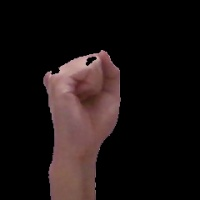
#> input picture dataset/0/hand_1779879946904.jpg, 200 x 200 px; its folder holds only this picture in this run
$ python train_model.py
#> lines starting #> are read from the running program, lines starting #| are printed output that depends on the picture; after the words box and inside, x2 and y2 are one past the last pixel; in counts of white or black regions, pixels touching at a corner belong together
#> in audit_dataset, `gray = cv2.imread(path, cv2.IMREAD_GRAYSCALE)`:
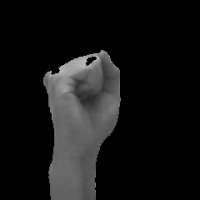
#> gray: shape (200, 200); min 0, max 188, mean 20.8
### dataset_utils.py
"""
Preprocessing citra tangan & audit kualitas dataset.
Dipakai oleh train_model.py dan app.py agar input CNN konsisten.
"""
import os
from datetime import datetime

import cv2
import numpy as np

# Ambang kualitas gambar (setelah center + resize 64x64)
MIN_HAND_PIXELS = 280
MAX_HAND_PIXEL_RATIO = 0.72
MIN_MEAN_BRIGHTNESS = 8.0
MAX_MEAN_BRIGHTNESS = 75.0
HAND_CANVAS_PAD_RATIO = 0.18
TARGET_HAND_MEAN = 42.0


def center_hand_gray(gray):
    """Pusatkan blob tangan di canvas persegi — posisi konsisten untuk CNN."""
    if gray is None:
        return None
    if gray.ndim == 3:
        gray = cv2.cvtColor(gray, cv2.COLOR_BGR2GRAY)
    h, w = gray.shape[:2]
#> h = 200; w = 200
    nz = cv2.findNonZero(gray)
#> nz = contour of 8806 points, box (x1, y1, x2, y2) (40, 48, 128, 200), area 1332
    if nz is None:
        return gray.copy()
    x, y, bw, bh = cv2.boundingRect(nz)
#> x = 40; y = 48; bw = 88; bh = 152
    hand = gray[y:y + bh, x:x + bw]
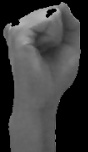
#> hand: shape (152, 88); min 0, max 188, mean 62.1
    side = max(bw, bh, 1)
#> side = 152
    pad = max(4, int(side * HAND_CANVAS_PAD_RATIO))
#> pad = 27
    canvas_side = side + 2 * pad
#> canvas_side = 206
    canvas = np.zeros((canvas_side, canvas_side), dtype=gray.dtype)
    yo = pad + (side - bh) // 2
#> yo = 27
    xo = pad + (side - bw) // 2
#> xo = 59
    canvas[yo:yo + bh, xo:xo + bw] = hand
#> in preprocess_gray_for_cnn, `resized = cv2.resize(centered, (img_size, img_size), interpolation=cv2..`:
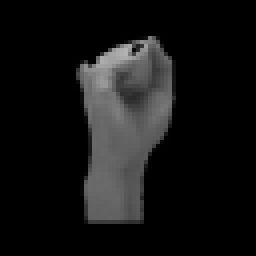
#> resized: shape (64, 64) (shown 4 times larger); min 0, max 179, mean 19.6
    return canvas


def normalize_hand_brightness(gray_uint8):
    """Samakan kecerahan tangan agar model fokus bentuk, bukan terang/gelap."""
    out = gray_uint8.astype(np.float32)
    mask = out > 8
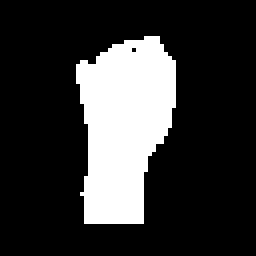
#> mask: shape (64, 64) bool (shown 4 times larger); 20.9% white; 1 white region, box (x1, y1, x2, y2) and area: (19, 9, 44, 56) 857
    if not np.any(mask):
        return gray_uint8
    mean = float(out[mask].mean())
#> mean = 93.4
    if mean < 1.0:
        return gray_uint8
    out = np.clip(out * (TARGET_HAND_MEAN / mean), 0, 255)
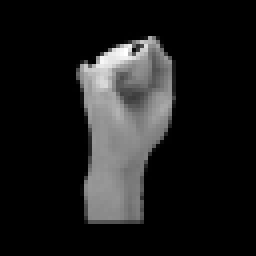
#> out: shape (64, 64) float32 (shown 4 times larger); min 0, max 80.49, mean 8.8; drawn with min black and max white
    return out.astype(np.uint8)
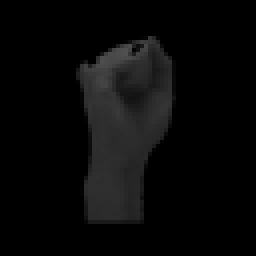
#> returned value: shape (64, 64) (shown 4 times larger); min 0, max 80, mean 8.7


def preprocess_gray_for_cnn(gray, img_size=64):
    """Center → resize → samakan brightness → normalisasi 0–1."""
    centered = center_hand_gray(gray)
    if centered is None:
        return None
    resized = cv2.resize(centered, (img_size, img_size), interpolation=cv2.INTER_AREA)
    resized = normalize_hand_brightness(resized)
    return resized.astype(np.float32) / 255.0


def analyze_gray_sample(gray64):
    """Analisis kualitas satu gambar 64x64 uint8."""
    if gray64 is None:
        return {"ok": False, "issues": ["unreadable"]}
    if gray64.dtype != np.uint8:
        gray64 = np.clip(gray64, 0, 255).astype(np.uint8)
    nonzero = int(cv2.countNonZero(gray64))
#> nonzero = 874
    total = gray64.shape[0] * gray64.shape[1]
#> total = 4096
    ratio = nonzero / total
#> ratio = 0.213
    hand_mask = gray64 > 8
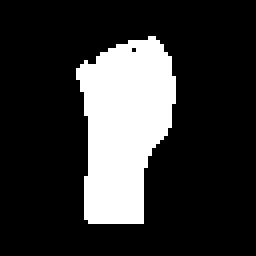
#> hand_mask: shape (64, 64) bool (shown 4 times larger); 20.4% white; 1 white region, box (x1, y1, x2, y2) and area: (19, 9, 44, 56) 835
    hand_mean = float(np.mean(gray64[hand_mask])) if np.any(hand_mask) else 0.0
#> hand_mean = 42.43
    issues = []
    if nonzero < MIN_HAND_PIXELS:
        issues.append("tangan_terlalu_kecil")
    if ratio > MAX_HAND_PIXEL_RATIO:
        issues.append("mask_kebesaran")
    if hand_mean < MIN_MEAN_BRIGHTNESS:
        issues.append("terlalu_gelap")
    if hand_mean > MAX_MEAN_BRIGHTNESS:
        issues.append("terlalu_terang")
    return {
        "ok": len(issues) == 0,
        "issues": issues,
        "nonzero": nonzero,
        "ratio": ratio,
        "mean": hand_mean,
    }


def audit_dataset(dataset_dir, alphabet, img_size=64):
    """Scan semua gambar; laporkan statistik & file bermasalah."""
    per_class = {}
    bad_files = []
    all_means = []
    total = 0

    for char in alphabet:
        char_dir = os.path.join(dataset_dir, char)
        if not os.path.isdir(char_dir):
            per_class[char] = {"count": 0, "bad": 0, "mean_avg": 0.0}
            continue
        files = [
            f for f in os.listdir(char_dir)
            if f.lower().endswith((".jpg", ".jpeg", ".png"))
        ]
        means = []
        bad = 0
        for file_name in files:
            path = os.path.join(char_dir, file_name)
            gray = cv2.imread(path, cv2.IMREAD_GRAYSCALE)
            if gray is None:
                bad += 1
                bad_files.append({"char": char, "file": file_name, "issues": ["unreadable"]})
                continue
            proc = preprocess_gray_for_cnn(gray, img_size)
            if proc is None:
                bad += 1
                bad_files.append({"char": char, "file": file_name, "issues": ["preprocess_gagal"]})
                continue
            gray64 = (proc * 255).astype(np.uint8)
            info = analyze_gray_sample(gray64)
#> info = {'ok': True, 'issues': [], 'nonzero': 874, 'ratio': 0.213, 'mean': 42.43}
            means.append(info["mean"])
            total += 1
            if not info["ok"]:
                bad += 1
                bad_files.append({
                    "char": char,
                    "file": file_name,
                    "issues": info["issues"],
                    "nonzero": info["nonzero"],
                    "mean": round(info["mean"], 1),
                })
        per_class[char] = {
            "count": len(files),
            "bad": bad,
            "mean_avg": float(np.mean(means)) if means else 0.0,
        }
        if means:
            all_means.extend(means)
#> pass 2 of the loop in audit_dataset, `for char in alphabet:`:
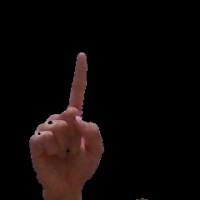
#> input picture dataset/1/hand_1779877441267.jpg, 200 x 200 px
#> hand: shape (152, 128)
#> in normalize_hand_brightness (call 2), `mask = out > 8`:
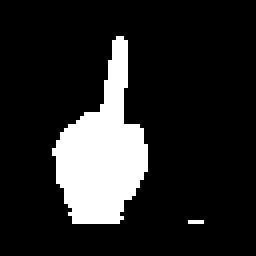
#> mask: shape (64, 64) bool (shown 4 times larger); 14.9% white; 2 white regions (1 under 20 px), largest, box (x1, y1, x2, y2) and area: (13, 9, 37, 56) 607
#> mean = 61.83
#> nonzero = 637
#> ratio = 0.156
#> in analyze_gray_sample (call 2), `hand_mask = gray64 > 8`:
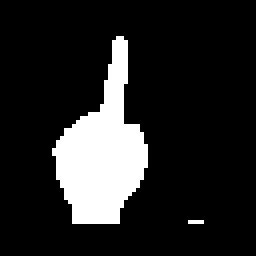
#> hand_mask: shape (64, 64) bool (shown 4 times larger); 14.6% white; 2 white regions (1 under 20 px), largest, box (x1, y1, x2, y2) and area: (13, 9, 37, 56) 592
#> hand_mean = 42.4
#> info = {'ok': True, 'issues': [], 'nonzero': 637, 'ratio': 0.156, 'mean': 42.4}

    summary = {
        "total_images": total,
        "bad_images": len(bad_files),
        "classes": per_class,
        "bad_files": bad_files,
        "mean_brightness_range": (
            float(min(all_means)) if all_means else 0.0,
            float(max(all_means)) if all_means else 0.0,
        ),
    }
    return summary


def save_audit_report(summary, report_path):
#> called with report_path = 'evaluation_results/dataset_audit.txt'
    os.makedirs(os.path.dirname(report_path), exist_ok=True)
    with open(report_path, "w", encoding="utf-8") as f:
        f.write("AUDIT DATASET BAHASA ISYARAT\n")
        f.write(f"Waktu: {datetime.now().strftime('%Y-%m-%d %H:%M:%S')}\n")
        f.write("=" * 70 + "\n\n")
        f.write(f"Total gambar   : {summary['total_images']}\n")
        f.write(f" Bermasalah    : {summary['bad_images']}\n")
        lo, hi = summary["mean_brightness_range"]
        f.write(f" Rentang mean   : {lo:.1f} – {hi:.1f}\n\n")
        f.write("Per kelas (count / bermasalah / mean rata-rata):\n")
        for char, info in sorted(summary["classes"].items()):
            f.write(
                f"  {char}: {info['count']} foto, {info['bad']} bermasalah, "
                f"mean={info['mean_avg']:.1f}\n"
            )
        if summary["bad_files"]:
            f.write("\nFile bermasalah (capture ulang jika bisa):\n")
            for item in summary["bad_files"][:200]:
                issues = ", ".join(item["issues"])
                extra = ""
                if "mean" in item:
                    extra = f" mean={item['mean']} nz={item.get('nonzero', '?')}"
                f.write(f"  dataset/{item['char']}/{item['file']}  [{issues}]{extra}\n")
            if len(summary["bad_files"]) > 200:
                f.write(f"  ... +{len(summary['bad_files']) - 200} file lain\n")


# [17 lines left out: function augment_batch, not called in this run]

### train_model.py
# --- SCRIPT TRAINING BAHASA ISYARAT TANGAN ---
# Script ini digunakan untuk melatih model CNN menggunakan dataset kustom Anda
# yang dikumpulkan lewat aplikasi (folder dataset/).

import cv2
import numpy as np
import os
import sys
from datetime import datetime

import matplotlib
matplotlib.use('Agg')
import matplotlib.pyplot as plt

# Gunakan JAX backend untuk Keras agar konsisten dengan app.py
os.environ['KERAS_BACKEND'] = 'jax'
import keras
from keras import models, layers, callbacks, optimizers, regularizers

from dataset_utils import (
    audit_dataset,
    augment_batch,
    preprocess_gray_for_cnn,
    save_audit_report,
)

print("\n" + "="*70)
print("[OK] SCRIPT TRAINING MODEL BAHASA ISYARAT")
print("="*70 + "\n")

# --- 1. Konfigurasi ---
BASE_DIR = os.path.dirname(os.path.abspath(__file__))
dataset_dir = os.path.join(BASE_DIR, "dataset")
models_dir = os.path.join(BASE_DIR, "models")
model_output_path = os.path.join(models_dir, "sign_language_cnn_model.h5")
evaluation_dir = os.path.join(BASE_DIR, "evaluation_results")

# Ukuran input model CNN (wajib 64x64 — harus sama dengan app.py)
IMG_SIZE = 64

# Hardcode alfabet dan angka sesuai folder di dataset (36 kelas)
alphabet = "0123456789abcdefghijklmnopqrstuvwxyz"
char_to_label = {char: idx for idx, char in enumerate(alphabet)}
label_to_char = {idx: char for char, idx in char_to_label.items()}
num_classes = len(alphabet)

# --- 2. Helper Functions (Menggunakan Numpy & Standard Library agar bebas dependensi luar) ---
def train_test_split_numpy(X, y, test_size=0.2, random_seed=42):
    """Stratified split — tiap kelas proporsional di train & val."""
    np.random.seed(random_seed)
    train_idx, val_idx = [], []
    for label in np.unique(y):
        idx = np.where(y == label)[0]
        np.random.shuffle(idx)
        n_val = max(1, int(round(len(idx) * test_size)))
        val_idx.extend(idx[:n_val])
        train_idx.extend(idx[n_val:])
    train_idx = np.array(train_idx, dtype=np.int32)
    val_idx = np.array(val_idx, dtype=np.int32)
    np.random.shuffle(train_idx)
    np.random.shuffle(val_idx)
    return X[train_idx], X[val_idx], y[train_idx], y[val_idx]


class SignBatchDataset(keras.utils.PyDataset):
    """Batch loader; augmentasi hanya saat training."""

    # [6 lines left out: function __init__, not called in this run]

    def __len__(self):
        return int(np.ceil(len(self.X) / self.batch_size))

    # [59 lines left out: functions __getitem__, confusion_matrix_np, compute_classification_metrics, get_top_confused_pairs, not called in this run]

def predict_labels(model, X):
    probs = model.predict(X, verbose=0)
    return np.argmax(probs, axis=1)

# [137 lines left out: functions evaluate_model, save_confusion_matrix_plot, save_training_history_plot, save_evaluation_report, not called in this run]

def to_categorical_numpy(y, num_classes=25):
    """
    Mengonversi label numerik menjadi format One-Hot Encoding
    """
    one_hot = np.zeros((len(y), num_classes), dtype=np.float32)
    one_hot[np.arange(len(y)), y] = 1.0
    return one_hot

bad_files = set()


def load_custom_dataset(skip_bad=True):
    X = []
    y = []
    skipped = 0

    if not os.path.exists(dataset_dir):
        print(f"[INFO] Folder '{dataset_dir}' tidak ditemukan. Membuat folder baru...")
        os.makedirs(dataset_dir, exist_ok=True)
        for char in alphabet:
            os.makedirs(os.path.join(dataset_dir, char), exist_ok=True)
        return None, None

    print("[INFO] Memuat gambar (center + resize 64x64, sama dengan app.py)...")
    total_loaded = 0

    for char in alphabet:
        char_dir = os.path.join(dataset_dir, char)
        if not os.path.isdir(char_dir):
            continue

        label = char_to_label[char]
        files = [
            f for f in os.listdir(char_dir)
            if f.lower().endswith((".jpg", ".jpeg", ".png"))
        ]

        for file_name in files:
            if skip_bad and (char, file_name) in bad_files:
                skipped += 1
                continue
            file_path = os.path.join(char_dir, file_name)
            try:
                img = cv2.imread(file_path, cv2.IMREAD_GRAYSCALE)
                if img is None:
                    continue
                img_normalized = preprocess_gray_for_cnn(img, IMG_SIZE)
                if img_normalized is None:
                    continue
                X.append(img_normalized)
                y.append(label)
                total_loaded += 1
            except Exception as e:
                print(f"[WARN] Gagal memuat gambar {file_path}: {e}")
#> pass 2 of the loop in load_custom_dataset, `for char in alphabet:`:

    if total_loaded == 0:
        print("[INFO] Tidak ada foto valid yang bisa dimuat dari folder dataset.")
        return None, None

    print(f"[OK] {total_loaded} foto dimuat ({skipped} bermasalah diskip).")
    X = np.array(X, dtype=np.float32)
    X = np.expand_dims(X, axis=-1)
    y = np.array(y, dtype=np.int32)
    return X, y

def build_cnn_model():
    """CNN 64x64 — augmentasi di luar graph agar evaluasi konsisten."""

    # [10 lines left out: function conv_block, not called in this run]

    inputs = layers.Input(shape=(IMG_SIZE, IMG_SIZE, 1))
    x = conv_block(inputs, 32, 0.2)
    x = conv_block(x, 64, 0.3)
    x = layers.GlobalAveragePooling2D()(x)
    x = layers.Dense(128, use_bias=False, kernel_regularizer=regularizers.l2(1e-4))(x)
    x = layers.BatchNormalization()(x)
    x = layers.Activation("relu")(x)
    x = layers.Dropout(0.45)(x)
    outputs = layers.Dense(num_classes, activation="softmax")(x)
    model = models.Model(inputs=inputs, outputs=outputs)
    model.compile(
        optimizer=optimizers.Adam(learning_rate=5e-4),
        loss=keras.losses.CategoricalCrossentropy(label_smoothing=0.08),
        metrics=["accuracy"],
    )
    return model


def main():
    global bad_files
    os.makedirs(evaluation_dir, exist_ok=True)

    print("[INFO] Mengaudit kualitas dataset...")
    audit_summary = audit_dataset(dataset_dir, alphabet, IMG_SIZE)
    audit_path = os.path.join(evaluation_dir, "dataset_audit.txt")
    save_audit_report(audit_summary, audit_path)
    print(
        f"[OK] Audit: {audit_summary['bad_images']} bermasalah "
        f"dari {audit_summary['total_images']} gambar -> {audit_path}"
    )
    bad_files = {(b["char"], b["file"]) for b in audit_summary["bad_files"]}

    X_custom, y_custom = load_custom_dataset()
    if X_custom is None or len(X_custom) == 0:
        print("[ERROR] Tidak ada data latihan yang ditemukan di folder dataset/!")
        print("        Kumpulkan dulu foto isyarat lewat aplikasi (mode 'Latih Data' di app.py).")
        sys.exit(1)

    X_train, X_val, y_train, y_val = train_test_split_numpy(X_custom, y_custom, test_size=0.2)
    print(f"[INFO] Data untuk Training: {len(X_train)}, Validation: {len(X_val)}")
    print(f"       Train: {X_train.shape[0]} sampel | Val: {X_val.shape[0]} sampel")
#|        Train: 0 sampel | Val: 2 sampel

    y_train_onehot = to_categorical_numpy(y_train, num_classes=num_classes)
    y_val_onehot = to_categorical_numpy(y_val, num_classes=num_classes)

    print("\n[INFO] Membangun arsitektur model CNN (input 64x64)...")
    model = build_cnn_model()
    model.summary()

    epochs = 60
    batch_size = 32
    best_weights_path = os.path.join(evaluation_dir, "best_model.weights.h5")

    training_callbacks = [
        callbacks.EarlyStopping(
            monitor="val_accuracy",
            mode="max",
            patience=15,
            restore_best_weights=True,
            verbose=1,
        ),
        callbacks.ReduceLROnPlateau(
            monitor="val_accuracy",
            mode="max",
            factor=0.5,
            patience=5,
            min_lr=1e-5,
            verbose=1,
        ),
        callbacks.ModelCheckpoint(
            best_weights_path,
            monitor="val_accuracy",
            mode="max",
            save_best_only=True,
            save_weights_only=True,
            verbose=0,
        ),
    ]

    train_ds = SignBatchDataset(X_train, y_train_onehot, batch_size, augment=True)
    val_ds = SignBatchDataset(X_val, y_val_onehot, batch_size, augment=False)

    print(f"\n[INFO] Memulai training model maksimal {epochs} epochs (early stopping aktif)...")
    try:
        history = model.fit(
            train_ds,
            epochs=epochs,
            validation_data=val_ds,
            callbacks=training_callbacks,
        )
        print("[OK] Pelatihan model selesai.")
    except Exception as e:
        print(f"[ERROR] Terjadi kegagalan saat melatih model: {e}")
        sys.exit(1)

    print("\n[INFO] Menjalankan evaluasi model (gambar tanpa augmentasi)...")
    train_eval = evaluate_model(model, X_train, y_train, "Training Set")
    val_eval = evaluate_model(model, X_val, y_val, "Validation Set")

    confusion_matrix_path = os.path.join(evaluation_dir, "confusion_matrix.png")
    history_plot_path = os.path.join(evaluation_dir, "training_history.png")
    report_path = os.path.join(evaluation_dir, "evaluation_report.txt")

    save_confusion_matrix_plot(val_eval["cm"], val_eval["active_labels"], confusion_matrix_path)
    save_training_history_plot(history, history_plot_path)
    save_evaluation_report(train_eval, val_eval, history, report_path)

    print(f"\n[OK] Hasil evaluasi disimpan:")
    print(f"     - {report_path}")
    print(f"     - {confusion_matrix_path}")
    print(f"     - {history_plot_path}")

    try:
        os.makedirs(models_dir, exist_ok=True)
        print(f"\n[INFO] Menyimpan model baru ke '{model_output_path}'...")
        model.save(model_output_path)
        print("[OK] Model baru berhasil disimpan. Jalankan app.py untuk pakai model ini.")
    except Exception as e:
        print(f"[ERROR] Gagal menyimpan file model: {e}")

    print("\n" + "=" * 70)
    print("[OK] Selesai.")
    print("=" * 70 + "\n")


if __name__ == "__main__":
    main()
#> (the call stopped at in build_cnn_model, `inputs = layers.Input(shape=(IMG_SIZE, IMG_SIZE, 1))`: keras is not available in this run)
